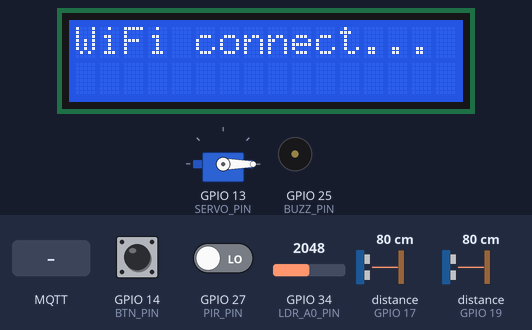
A sketch run on a simulated ESP32. Parts: 16×2 character LCD, servo, buzzer (waves = sounding, pin HIGH). The test bench sets the inputs (shaded band); at power-on: distance to the obstacle (sensors on GPIO 19, GPIO 17) 80 cm, GPIO 14 (BTN_PIN) HIGH, GPIO 34 (LDR_A0_PIN) = 2048, GPIO 27 (PIR_PIN) LOW. The echo pulse lasts 58.3 µs per cm; WiFi joins after 1.5 s; servers stay silent unless stated; random numbers use the default seed unless the sketch sets one; no MQTT or app messages arrive unless stated; pins used as bus, display or sensor lines are not drawn; what the sketch prints to the serial monitor is not drawn.

Above: at 2.1 s.
At 3.6 s:
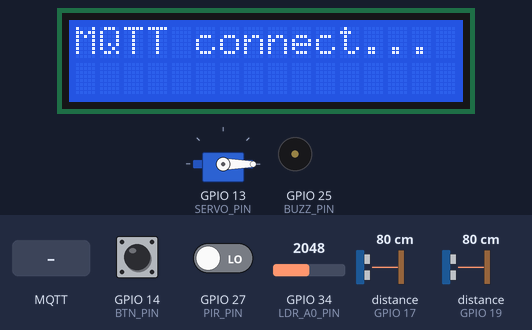
4.9 s: MQTT message "PRESS" arrives on the first subscribed topic
6.6 s: distance to the obstacle (sensor on GPIO 19) set to 16 cm
At 8.5 s:
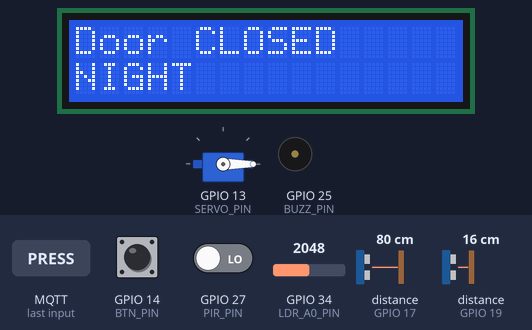
8.8 s: distance to the obstacle (sensor on GPIO 19) set to 13 cm
10.3 s: GPIO 14 (BTN_PIN) pulled LOW for 1 s
At 10.73 s:
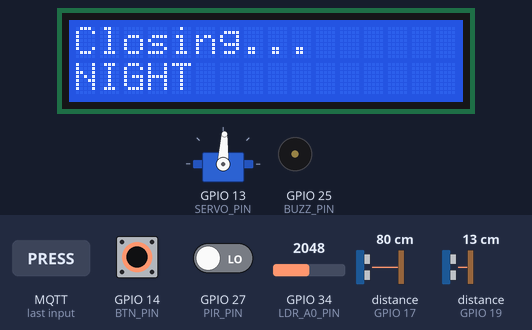
11.9 s: GPIO 34 (LDR_A0_PIN) set to 1928
13.4 s: MQTT message "1" arrives on the second subscribed topic
At 14.5 s:
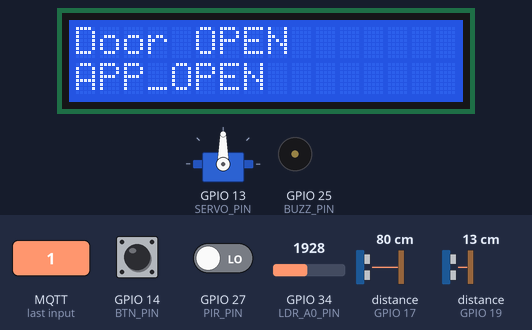
Timing chart, 0 to 20.1 s (numbered marks = the images above; inputs shaded):
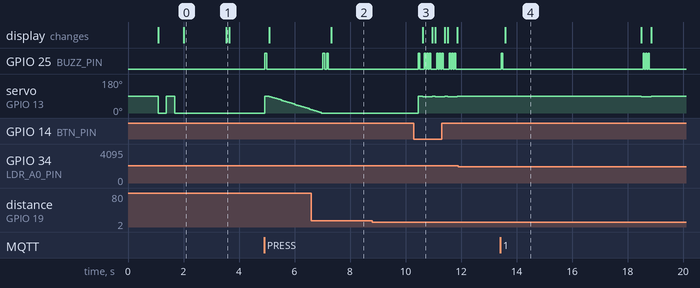

The sketch:

sketch.ino
```cpp
#include <Wire.h>
#include <LiquidCrystal_I2C.h>
#include <ESP32Servo.h>

#include <WiFi.h>
#include <PubSubClient.h>

// WIFI
const char* WIFI_SSID = "Wokwi-GUEST";
const char* WIFI_PASS = "";

//  MQTT
const char* MQTT_HOST = "broker.emqx.io";
const int   MQTT_PORT = 1883;

const char* DEV_ID = "petdoor01";

// topic-uri comenzi
String T_CMD_BUTTON = String(DEV_ID) + "/cmd/button"; // payload: PRESS
String T_CMD_OPEN   = String(DEV_ID) + "/cmd/open";   // payload: 1
String T_CMD_CLOSE  = String(DEV_ID) + "/cmd/close";  // payload: 1
String T_CMD_AUTO   = String(DEV_ID) + "/cmd/auto";   // payload: 0/1

// topic-uri status
String T_ST_DOOR  = String(DEV_ID) + "/status/door";   // retained
String T_ST_EVENT = String(DEV_ID) + "/status/event";  // feed de evenimente
String T_ST_LCD   = String(DEV_ID) + "/status/lcd";    // optional (oglinda lcd)

WiFiClient espClient;
PubSubClient mqtt(espClient);

//  PINI
#define PIR_PIN       27
#define BTN_PIN       14
#define SERVO_PIN     13
#define BUZZ_PIN      25

#define TRIG_LOW      18
#define ECHO_LOW      19
#define TRIG_HIGH     5
#define ECHO_HIGH     17

#define LDR_A0_PIN    34

// LCD
LiquidCrystal_I2C lcd(0x27, 16, 2);

// SERVO
Servo door;

//SETARI
bool autoEnabled = true;         // se poate opri din app
bool nightLockEnabled = true;    // ramas pt viitor (nu insistam acum)

const int   LDR_THRESHOLD = 2000;

const int OPEN_ANGLE   = 90;
const int CLOSED_ANGLE = 0;

const unsigned long OPEN_TIME_MS  = 5000;
const unsigned long DEBOUNCE_MS   = 40;

const unsigned int ANIMAL_MAX_CM  = 35;
const unsigned int HUMAN_MIN_CM   = 45;

const unsigned int OBSTACLE_CM    = 15;
const unsigned long CLOSE_STEP_MS = 60;

//  STARE
bool doorOpen = false;
unsigned long openSince = 0;

// buton fizic debounce
int lastBtnRaw = HIGH;
unsigned long lastDebounce = 0;
bool btnLatched = false;

//  HELPER: timp pt log
// "timestamp" simplu (secunde de la pornire) ca sa nu complicam cu NTP
String ts() {
  return String(millis() / 1000) + "s";
}

// MQTT publish helpers
void pub(const String& topic, const String& payload, bool retained=false){
  if (mqtt.connected()) {
    mqtt.publish(topic.c_str(), payload.c_str(), retained);
  }
}

void publishDoorState(){
  pub(T_ST_DOOR, doorOpen ? "OPEN" : "CLOSED", true);
}

void publishEvent(const String& e){
  // evenimente in feed: "123s: DOOR_OPENED (BTN)" etc.
  pub(T_ST_EVENT, ts() + ": " + e, false);
}

// optional: oglinda LCD pe telefon
void publishLCD(const String& l1, const String& l2){
  String msg = l1;
  if (l2.length() > 0) msg += " | " + l2;
  pub(T_ST_LCD, msg, false);
}

//  BUZZER simplu
void beepDigital(int ms = 80, int times = 1, int gap = 60) {
  for (int i=0; i<times; i++){
    digitalWrite(BUZZ_PIN, HIGH);
    delay(ms);
    digitalWrite(BUZZ_PIN, LOW);
    delay(gap);
  }
}

//  LCD afisare unica (si trimite pe telefon)
void lcdMsg(const String& l1, const String& l2=""){
  lcd.clear();
  lcd.setCursor(0,0); lcd.print(l1);
  lcd.setCursor(0,1); lcd.print(l2);
  publishLCD(l1, l2);
}

// SENZORI
bool isNight(){
  int ldr = analogRead(LDR_A0_PIN);
  return ldr > LDR_THRESHOLD;
}

unsigned int readCM(uint8_t trig, uint8_t echo){
  digitalWrite(trig, LOW); delayMicroseconds(2);
  digitalWrite(trig, HIGH); delayMicroseconds(10);
  digitalWrite(trig, LOW);

  long dur = pulseIn(echo, HIGH, 30000UL);
  if(!dur) return 400;
  return dur / 58;
}

// ACTIUNI USA
void openDoor(const String& reason){
  door.write(OPEN_ANGLE);
  doorOpen = true;
  openSince = millis();

  beepDigital(60,1);
  publishDoorState();
  publishEvent("DOOR_OPENED (" + reason + ")");
  lcdMsg("Door OPEN", reason);
}

void closeDoorWithSafety(const String& reason){
  int pos = OPEN_ANGLE;

  lcdMsg("Closing...", reason);

  while(pos > CLOSED_ANGLE){
    pos -= 3;
    if(pos < CLOSED_ANGLE) pos = CLOSED_ANGLE;
    door.write(pos);
    delay(CLOSE_STEP_MS);

    // siguranta: obstacol jos
    if(readCM(TRIG_LOW, ECHO_LOW) < OBSTACLE_CM){
      beepDigital(50,3,40);
      publishEvent("OBSTACLE -> REOPEN");
      lcdMsg("Obstacle!", "Reopen");

      door.write(OPEN_ANGLE);
      doorOpen = true;
      openSince = millis();
      publishDoorState();
      return;
    }
  }

  doorOpen = false;
  beepDigital(60,2,80);
  publishDoorState();
  publishEvent("DOOR_CLOSED (" + reason + ")");
  lcdMsg("Door CLOSED", reason);
}

// "apasare buton" comuna (fizic sau din app)
void toggleDoorFromButton(const String& origin){
  if(doorOpen) closeDoorWithSafety(origin);
  else         openDoor(origin);
}

//  MQTT callback
void onMqtt(char* topic, byte* payload, unsigned int len){
  String t = topic;
  String msg;
  for(unsigned int i=0;i<len;i++) msg += (char)payload[i];
  msg.trim();

  Serial.print("[MQTT] "); Serial.print(t);
  Serial.print(" = "); Serial.println(msg);

  if(t == T_CMD_BUTTON && msg == "PRESS"){
    // simuleaza butonul fizic
    toggleDoorFromButton("APP_BTN");
    return;
  }

  if(t == T_CMD_OPEN && msg == "1"){
    openDoor("APP_OPEN");
    return;
  }

  if(t == T_CMD_CLOSE && msg == "1"){
    if(doorOpen) closeDoorWithSafety("APP_CLOSE");
    return;
  }

  if(t == T_CMD_AUTO){
    autoEnabled = (msg == "1");
    publishEvent(autoEnabled ? "AUTO_ON" : "AUTO_OFF");
    lcdMsg("AUTO mode", autoEnabled ? "ON" : "OFF");
    return;
  }
}

//  CONNECT WiFi / MQTT
void connectWiFi(){
  WiFi.mode(WIFI_STA);
  WiFi.begin(WIFI_SSID, WIFI_PASS);

  lcdMsg("WiFi connect...", "");
  Serial.print("Connecting WiFi");
  while(WiFi.status() != WL_CONNECTED){
    delay(500);
    Serial.print(".");
  }
  Serial.println();
  Serial.println("WiFi CONNECTED!");
  Serial.print("IP: "); Serial.println(WiFi.localIP());
  lcdMsg("WiFi OK", WiFi.localIP().toString());
}

void connectMQTT(){
  mqtt.setServer(MQTT_HOST, MQTT_PORT);
  mqtt.setCallback(onMqtt);

  lcdMsg("MQTT connect...", "");
  while(!mqtt.connected()){
    Serial.print("MQTT try... state=");
    Serial.println(mqtt.state());

    String clientId = String("esp32-") + DEV_ID + "-" + String(random(0xffff), HEX);

    if(mqtt.connect(clientId.c_str())){
      Serial.println("MQTT CONNECTED!");

      mqtt.subscribe(T_CMD_BUTTON.c_str());
      mqtt.subscribe(T_CMD_OPEN.c_str());
      mqtt.subscribe(T_CMD_CLOSE.c_str());
      mqtt.subscribe(T_CMD_AUTO.c_str());

      publishDoorState();
      publishEvent("BOOT_OK");
      lcdMsg("MQTT OK", "Ready");
    } else {
      Serial.println("MQTT FAILED, retry...");
      delay(1000);
    }
  }
}

// SETUP
void setup(){
  Serial.begin(115200);
  delay(1000);

  pinMode(PIR_PIN, INPUT);
  pinMode(BTN_PIN, INPUT_PULLUP);

  pinMode(BUZZ_PIN, OUTPUT);
  digitalWrite(BUZZ_PIN, LOW);

  pinMode(TRIG_LOW, OUTPUT);  pinMode(ECHO_LOW, INPUT);
  pinMode(TRIG_HIGH, OUTPUT); pinMode(ECHO_HIGH, INPUT);

  Wire.begin(21, 22);
  lcd.init();
  lcd.backlight();

  door.setPeriodHertz(50);
  door.attach(SERVO_PIN, 500, 2500);

  // test servo rapid
  lcdMsg("Init...", "Servo test");
  door.write(CLOSED_ANGLE); delay(300);
  door.write(OPEN_ANGLE);   delay(300);
  door.write(CLOSED_ANGLE); delay(300);
  doorOpen = false;

  connectWiFi();
  connectMQTT();

  lcdMsg("AUTO: READY", "Btn/App = toggle");
}

//  LOOP
void loop(){
  if(!mqtt.connected()) connectMQTT();
  mqtt.loop();

  // ---- buton fizic (toggle) ----
  int raw = digitalRead(BTN_PIN);
  if(raw != lastBtnRaw){
    lastDebounce = millis();
    lastBtnRaw = raw;
  }

  if(millis() - lastDebounce > DEBOUNCE_MS){
    bool pressed = (raw == LOW);
    if(pressed && !btnLatched){
      toggleDoorFromButton("BTN_PHYS");
      btnLatched = true;
    } else if(!pressed){
      btnLatched = false;
    }
  }

  // logica AUTO (doar daca autoEnabled)
  if(autoEnabled){
    // noaptea: optional, nu insistam acum
    if(nightLockEnabled && isNight()){
      // daca e deschisa, inchidem
      if(doorOpen) closeDoorWithSafety("NIGHT");
      delay(80);
      return;
    }

    bool motion = (digitalRead(PIR_PIN) == HIGH);
    unsigned int dLow  = readCM(TRIG_LOW,  ECHO_LOW);
    unsigned int dHigh = readCM(TRIG_HIGH, ECHO_HIGH);

    bool isAnimal = (dLow < ANIMAL_MAX_CM) && (dHigh >= HUMAN_MIN_CM);

    if(!doorOpen && motion && isAnimal){
      openDoor("AUTO_ANIMAL");
    }

    if(doorOpen){
      if(motion && isAnimal) openSince = millis();
      if(millis() - openSince >= OPEN_TIME_MS){
        closeDoorWithSafety("TIMER");
      }
    }
  }

  delay(40);
}
```

Measured:
- after the input at 4.9 s, GPIO 25 (BUZZ_PIN): LOW → HIGH at once, → LOW 0.06 s later
- after the input at 8.8 s, every drawn part: stays the same
- after the input at 10.3 s, GPIO 25 (BUZZ_PIN): LOW → HIGH after 0.15 s, then moves between LOW and HIGH, repeating every 0.45 s; servo on GPIO 13 (SERVO_PIN): alternates 90° for 0.10 s and 87° for 0.35 s, starting after 0.15 s; the display: changes after 0.31 s (image 3)
- after the input at 11.9 s, every drawn part: stays the same
- what the display in image 0 shows lasts 1.5 s, from 2.0 s to 3.5 s
